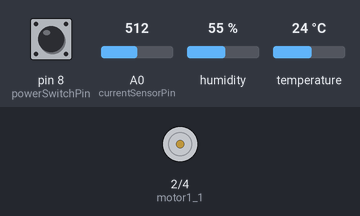
Bench run of a sketch on a simulated Arduino Uno, built with avr-gcc and run on an emulated ATmega328P. On the bench: motor-driver pin pairs drawn as motors (green arrow = first pin HIGH = forward, orange = second pin HIGH = backward, longer = more drive, scaled by the enable pin). The inputs (shaded band) are chosen by the test bench; at power-on: pin 8 (powerSwitchPin) HIGH, A0 (currentSensorPin) = 512, humidity 55 %, temperature 24 °C. What the sketch prints to the serial monitor is not drawn.

Above: at 1.2 s.
1.3 s: pin 8 (powerSwitchPin) pulled LOW for 0.15 s
At 3.3 s:
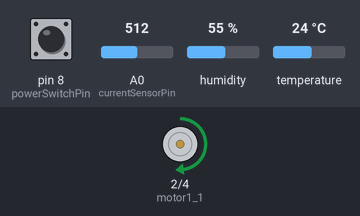
3.6 s: pin 8 (powerSwitchPin) pulled LOW for 1 s
At 5.2 s:
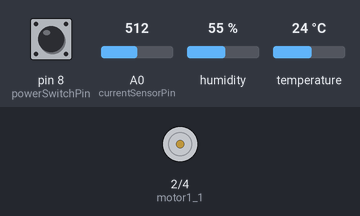
9.1 s: pin 8 (powerSwitchPin) pulled LOW for 3.2 s
At 10.9 s:
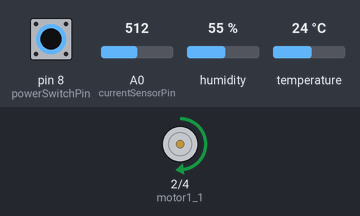
Timing chart, 0 to 12.4 s (numbered marks = the images above; inputs shaded):
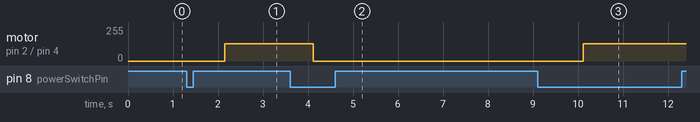

Measured:
- after the input at 1.3 s, motor on pin 2 (motor1_1) / pin 4 (motor1_2): stopped → forward 130/255 after 0.85 s
- after the input at 3.6 s, motor on pin 2 (motor1_1) / pin 4 (motor1_2): forward 130/255 → stopped after 0.52 s
- after the input at 9.1 s, motor on pin 2 (motor1_1) / pin 4 (motor1_2): stopped → forward 130/255 after 1.0 s

The sketch:

arduino_main.ino
```cpp
#include <SoftwareSerial.h>
#include <Wire.h>
#include <Adafruit_SHT31.h>

// ============================
// === 핀 설정 및 상수 정의 ===
// ============================

// 모터 제어 핀 (DC 모터 드라이버 IN1/IN2, PWM)
const int motor1_1        = 2;   // 모터1 방향1
const int motor1_2        = 4;   // 모터1 방향2
const int motor1EnablePin = 9;   // 모터1 PWM 제어 핀

// 전류 센서(ACS712) 아날로그 입력
const int currentSensorPin = A0;

// 물리 스위치 (전원 토글용) → INPUT_PULLUP
const int powerSwitchPin   = 8;

// PMS7003(미세먼지) SoftwareSerial(RX=12, TX=13)
SoftwareSerial pmsSerial(12, 13);
unsigned char pmsData[32];
int dataIndex = 0;

// SHT31 온습도 센서
Adafruit_SHT31 sht31 = Adafruit_SHT31();

// =================================================
// === 디바운스용 변수 (물리 스위치)                ===
// =================================================
bool switchState     = HIGH;       // 안정화된(확정된) 스위치 상태 (HIGH=안 눌림)
bool lastStableState = HIGH;       // 한 단계 전 안정화 상태
bool lastReading     = HIGH;       // 바로 전에 읽은(raw) 값
unsigned long lastDebounce = 0;    // 마지막으로 상태가 바뀐 시점 timestamp
const unsigned long debounceDelay = 50; // 50ms 디바운스

// =================================================
// === 모터 / 제어 관련 상태 변수                  ===
// =================================================
bool motorPower       = false;  // 모터 전원 상태 (OFF=false, ON=true)
int  motorMode        = 0;      // 0=자동(AUTO), 1=수동(MANUAL)
int  motorSpeedLevel  = 0;      // 속도 레벨 0~3 (0: 완전 정지)

// 마지막 수동 속도 레벨 저장용 (변경 시에만 출력하기 위해)
int lastManualSpeedLevel = -1;

// =================================================
// === 센서 저장용 변수                            ===
// =================================================
float pm01Value    = 0;
float pm25Value    = 0;
float pm10Value    = 0;
float currentValue = 0;
float temperature  = 0;
float humidity     = 0;

// 2초마다 센서값 전송 타이머
unsigned long lastSensorPrint      = 0;
const unsigned long sensorInterval = 2000; // 2000ms = 2초

// =================================================
// === 함수 프로토타입 선언                        ===
// =================================================
void processSerialCommand();
void checkPowerSwitch();
void readAllSensors();
void readPMSData();
void parsePMS();
void applyAutoMotorSpeed();
void applyManualMotorSpeed();
void runMotorAtLevel(int lvl);
void stopMotor();
void setMotorPWM(int pwmValue);
void printSensorData();

// =================================================
// === setup() =====================================
// =================================================
void setup() {
  // 시리얼 모니터 (디버깅 + JSON 출력)
  Serial.begin(9600);

  // 모터 제어 핀 출력 모드 설정
  pinMode(motor1_1, OUTPUT);
  pinMode(motor1_2, OUTPUT);
  pinMode(motor1EnablePin, OUTPUT);

  // 물리 스위치 입력 풀업
  pinMode(powerSwitchPin, INPUT_PULLUP);

  // 모터 초기 정지
  digitalWrite(motor1EnablePin, LOW);
  digitalWrite(motor1_1, LOW);
  digitalWrite(motor1_2, LOW);

  // PMS7003 시리얼 초기화
  pmsSerial.begin(9600);

  // SHT31 초기화
  if (!sht31.begin(0x44)) {
    Serial.println("SHT31 초기화 실패");
  }

  // 디바운스용 초기 상태 설정
  lastReading     = digitalRead(powerSwitchPin);
  switchState     = lastReading;
  lastStableState = lastReading;
  lastDebounce    = millis();

  // 초기 상태 출력
  Serial.print("초기 스위치 상태: ");
  Serial.println(lastReading == HIGH ? "HIGH(안 눌림)" : "LOW(눌림)");

  // 모터 제어 상태 초기화
  motorPower      = false;
  motorMode       = 0; // AUTO
  motorSpeedLevel = 0;
}

// =================================================
// === loop() ======================================
// =================================================
void loop() {
  // 1) 시리얼로부터 들어오는 제어 명령 처리 (POWER/MODE/SPEED)
  processSerialCommand();

  // 2) 물리 스위치(8번 핀) 디바운스 후 토글 처리
  checkPowerSwitch();

  // 3) 2초마다 센서 읽고 JSON 출력 + 모터 제어
  if (millis() - lastSensorPrint >= sensorInterval) {
    lastSensorPrint = millis();

    // 센서 모두 읽기 (PMS, SHT31, ACS712)
    readAllSensors();

    // JSON 형태로 센서값 & 상태 출력
    printSensorData();

    // 모터 제어 적용
    if (motorPower) {
      // 전원이 켜져 있으면 → 모드에 따라 속도 적용
      if (motorMode == 0) {
        applyAutoMotorSpeed();
      } else {
        applyManualMotorSpeed();
      }
    } else {
      // 전원이 꺼져 있으면 무조건 멈춤
      stopMotor();
    }
  }

  // 4) PMS7003(미세먼지) 데이터가 들어오면 계속 파싱
  readPMSData();
}

// =================================================
// === processSerialCommand() ======================
// === 시리얼로 CONTROL 명령(POWER/MODE/SPEED) 수신 ===
// =================================================
void processSerialCommand() {
  if (Serial.available()) {
    String command = Serial.readStringUntil('\n');
    command.trim();

    // POWER:ON / POWER:OFF
    if (command.startsWith("POWER:")) {
      String val = command.substring(6);
      if (val == "ON") {
        motorPower = true;
        Serial.println("[SerialCmd] 모터 파워: ON");
      } else if (val == "OFF") {
        motorPower = false;
        Serial.println("[SerialCmd] 모터 파워: OFF");
      } else {
        Serial.println("[SerialCmd] 잘못된 POWER 명령 (ON/OFF 사용)");
      }
    }
    // MODE:AUTO / MODE:MANUAL
    else if (command.startsWith("MODE:")) {
      String modeValue = command.substring(5);
      if (modeValue == "AUTO") {
        motorMode = 0;
        Serial.println("[SerialCmd] 모터 모드: AUTOMATIC");
      } else if (modeValue == "MANUAL") {
        motorMode = 1;
        lastManualSpeedLevel = -1; // 수동 모드 진입 시 레벨 리셋
        Serial.println("[SerialCmd] 모터 모드: MANUAL");
      } else {
        Serial.println("[SerialCmd] 잘못된 MODE 명령 (AUTO/MANUAL 사용)");
      }
    }
    // SPEED:0~3
    else if (command.startsWith("SPEED:")) {
      int lvl = command.substring(6).toInt();
      if (lvl >= 0 && lvl <= 3) {
        motorSpeedLevel = lvl;
        Serial.print("[SerialCmd] 모터 속도 레벨 설정: ");
        Serial.println(lvl);
      } else {
        Serial.println("[SerialCmd] 잘못된 SPEED 명령 (0~3 사이)");
      }
    }
    // 그 외는 무시
  }
}

// =================================================
// === checkPowerSwitch() ==========================
// === 8번 핀 스위치 디바운스 후 “LOW가 확정되면” 토글 ===
// =================================================
void checkPowerSwitch() {
  bool reading = digitalRead(powerSwitchPin);

  // (1) raw reading이 지난 루프에 읽은 값과 다르면 debounce 타이머 재설정
  if (reading != lastReading) {
    lastDebounce = millis();
  }

  // (2) debounceDelay 이후에 안정된 값이 계속 유지되었다면 switchState 확정
  if (millis() - lastDebounce > debounceDelay) {
    if (reading != switchState) {
      switchState = reading;

      // (3) 새로운 안정화된 값(switchState)과 이전 안정화 값(lastStableState) 비교
      if (switchState != lastStableState) {
        // 눌림 순간(풀업 HIGH → LOW)만 토글
        if (switchState == LOW) {
          motorPower = !motorPower;
          Serial.print(">>> 물리 스위치 토글! motorPower = ");
          Serial.println(motorPower ? "ON" : "OFF");
        }
        // 안정화 상태 업데이트
        lastStableState = switchState;
      }
    }
  }

  // (4) 다음 루프를 위해 raw reading 저장
  lastReading = reading;

  // -- (선택) 디버깅용 롤 출력 --
  // Serial.print("[Debug] reading: ");
  // Serial.print(reading == HIGH ? "HIGH" : "LOW");
  // Serial.print(" | lastStableState: ");
  // Serial.print(lastStableState == HIGH ? "HIGH" : "LOW");
  // Serial.print(" | switchState: ");
  // Serial.println(switchState == HIGH ? "HIGH" : "LOW");
}

// =================================================
// === readAllSensors() ============================
// ===   PMS7003, SHT31, ACS712 모두 읽어서 전역 변수에 저장 ===
// =================================================
void readAllSensors() {
  // 1) SHT31 온습도 읽기
  float t = sht31.readTemperature();
  float h = sht31.readHumidity();
  if (!isnan(t) && !isnan(h)) {
    temperature = t;
    humidity    = h;
  }

  // 2) ACS712 전류 센서 읽기
  {
    int raw = analogRead(currentSensorPin);
    // 아날로그(0~1023) → 전압(0~5V)
    float voltage = (raw / 1023.0) * 5.0;
    // 전류(A) 계산 (ACS712 5A 버전: 센터 전압 2.5V, 감도 약 0.066 V/A)
    float amps = (voltage - 2.5) / 0.066;
    currentValue = abs(amps);
  }
}

// =================================================
// === readPMSData() & parsePMS() ==================
// ===   PMS7003 바이너리 스트림 파싱              ===
// =================================================
void readPMSData() {
  while (pmsSerial.available()) {
    unsigned char c = pmsSerial.read();
    if (c == 0x42 && dataIndex == 0) {
      // 패킷 시작 바이트(0x42) 발견
      pmsData[dataIndex++] = c;
    }
    else if (dataIndex > 0) {
      // 중간에 이미 0x42 받은 후 들어오는 바이트일 때
      pmsData[dataIndex++] = c;
      if (dataIndex == 32) {
        // 32바이트 수신 완료 → 파싱
        parsePMS();
        dataIndex = 0;
      }
    }
  }
}

void parsePMS() {
  // PMS7003 파싱 예시 (바이트 오프셋이 센서 모델마다 살짝 다를 수 있으니 필요 시 조정)
  // Byte 10~11: PM1.0, 12~13: PM2.5, 14~15: PM10 (표준 모드 값)
  pm01Value = (pmsData[10] << 8) | pmsData[11];
  pm25Value = (pmsData[12] << 8) | pmsData[13];
  pm10Value = (pmsData[14] << 8) | pmsData[15];
}

// =================================================
// === applyAutoMotorSpeed() =======================
// ===   자동 모드일 때 PM2.5 농도 기준 속도 결정    ===
// =================================================
void applyAutoMotorSpeed() {
  int lvl;
  if (pm25Value < 30)  lvl = 1;
  else if (pm25Value < 50)  lvl = 2;
  else                      lvl = 3;

  // 속도가 변경되었을 때만 센서 로그 출력
  if (lvl != motorSpeedLevel) {
    motorSpeedLevel = lvl;
    Serial.print("[Auto] 속도 레벨: ");
    Serial.println(lvl);
  }
  runMotorAtLevel(lvl);
}

// =================================================
// === applyManualMotorSpeed() =====================
// ===   수동 모드일 때 시리얼로 받은 속도로 구동    ===
// =================================================
void applyManualMotorSpeed() {
  if (motorSpeedLevel != lastManualSpeedLevel) {
    lastManualSpeedLevel = motorSpeedLevel;
    Serial.print("[Manual] 속도 레벨: ");
    Serial.println(motorSpeedLevel);
  }
  runMotorAtLevel(motorSpeedLevel);
}

// =================================================
// === runMotorAtLevel(int lvl) ====================
// ===   속도 레벨(0~3)에 맞춰 모터 드라이브        ===
// =================================================
void runMotorAtLevel(int lvl) {
  if (!motorPower) {
    stopMotor();
    return;
  }
  switch (lvl) {
    case 0:
      stopMotor();
      break;
    case 1:
      setMotorPWM(130); // 속도 레벨1: PWM 100
      break;
    case 2:
      setMotorPWM(200); // 속도 레벨2: PWM 180
      break;
    case 3:
      setMotorPWM(255); // 속도 레벨3: 풀 속도
      break;
    default:
      stopMotor();
      break;
  }
}

// =================================================
// === stopMotor() =================================
// ===   모터 완전 정지                           ===
// =================================================
void stopMotor() {
  analogWrite(motor1EnablePin, 0);
  digitalWrite(motor1_1, LOW);
  digitalWrite(motor1_2, LOW);
}

// =================================================
// === setMotorPWM(int pwmValue) ==================
// ===   PWM 값에 따라 정방향 회전 (예시)          ===
// =================================================
void setMotorPWM(int pwmValue) {
  digitalWrite(motor1_1, HIGH); // 정방향
  digitalWrite(motor1_2, LOW);
  analogWrite(motor1EnablePin, pwmValue);
}

// =================================================
// === printSensorData() ===========================
// ===   JSON 형태로 sensordata/room1 토픽 출력    ===
// =================================================
void printSensorData() {
  Serial.print("{");
  Serial.print("\"topic\":\"sensordata/room1\",");
  Serial.print("\"PM1\":");    Serial.print(pm01Value);        Serial.print(",");
  Serial.print("\"PM2_5\":");  Serial.print(pm25Value);        Serial.print(",");
  Serial.print("\"PM10\":");   Serial.print(pm10Value);        Serial.print(",");
  Serial.print("\"CURRENT\":");Serial.print(currentValue, 2); Serial.print(",");
  Serial.print("\"TEMP\":");   Serial.print(temperature, 2);    Serial.print(",");
  Serial.print("\"HUM\":");    Serial.print(humidity, 2);       Serial.print(",");
  Serial.print("\"MODE\":\""); Serial.print(motorMode==0?"AUTO":"MANUAL");Serial.print("\",");
  Serial.print("\"SPEED\":");  Serial.print(motorSpeedLevel);   Serial.print(",");
  Serial.print("\"POWER\":");  Serial.print(motorPower?"ON":"OFF");
  Serial.println("}");
}
```
